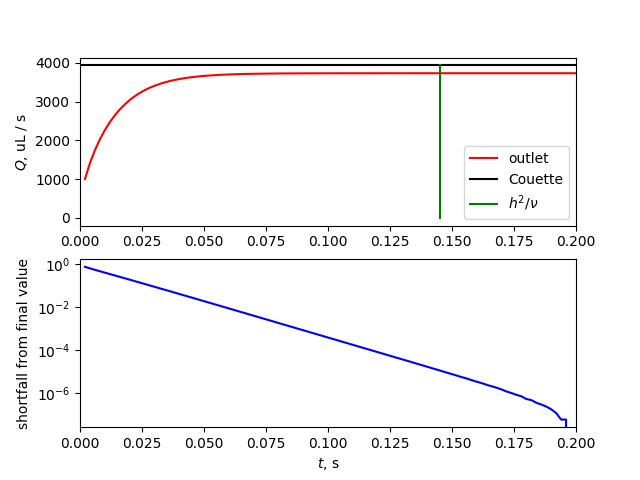

Write the Python code that produced this figure.
#!/usr/bin/env python

"""Plot outlet flowRate
versus time and compare with Couette value for MSR-368

:author: S.G. Mallinson <sam>

:created: 2019-10-18

"""

from matplotlib.pyplot import subplots
import matplotlib.ticker as ticker
from pandas import read_csv
from numpy import loadtxt, min, max


def main(name: str,
         outlet: str) -> None:

    Up = 350 # mm/s
    PPS = 1.5 # mm
    wdom = 10.0 * PPS
    Qc = 0.5 * wdom * PPS * Up # uL / s
    nu = 15.5 # mm^2 / s
    tEst = PPS**2 / nu
    print(Qc)
    tOutlet, Qoutlet = loadtxt(outlet, skiprows=4, usecols=(0, 1),
                               dtype = 'float32', unpack='True')

    fig, ax = subplots(2)

    ax[0].plot(tOutlet, 1e9 * Qoutlet,
            color='red', linestyle='-', marker='None',
            label='outlet')
    #ax[0].plot([0, max(tOutlet)], [Qc, Qc],
    ax[0].plot([0, 2], [Qc, Qc],
            color='black', linestyle='-', marker='None',
            label='Couette')
    ax[0].plot([tEst, tEst], [0, Qc],
            color='green', linestyle='-', marker='None',
            label=r'$h^2 / \nu$')
    ax[0].set_ylabel(r'$Q$, uL / s')
    ax[0].set_xlim([0, 0.2])
    #ax[0].set_ylim([0, 4000])
    ax[0].legend(loc='best')

    ax[1].semilogy(tOutlet, 1.0 - Qoutlet / Qoutlet[-1],
            color='blue', linestyle='-', marker='None',
            label='inlet')
    ax[1].set_ylabel(r'shortfall from final value')
    ax[1].set_xlabel('$t$, s')
    ax[1].set_xlim([0, 0.2])

    fig.savefig(name + '.png')
    

if __name__ == '__main__':

    from sys import argv
    from os.path import basename, splitext

    main(splitext(basename(argv[0]))[0], *argv[1:])
